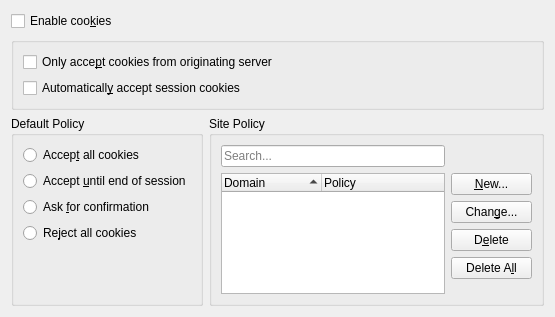
<?xml version="1.0" encoding="UTF-8"?>
<ui version="4.0">
 <class>KCookiePoliciesUI</class>
 <widget class="QWidget" name="KCookiePoliciesUI">
  <property name="geometry">
   <rect>
    <x>0</x>
    <y>0</y>
    <width>555</width>
    <height>317</height>
   </rect>
  </property>
  <layout class="QGridLayout" name="gridLayout_2">
   <item row="0" column="0">
    <widget class="QCheckBox" name="cbEnableCookies">
     <property name="whatsThis">
      <string>&lt;qt&gt;
&lt;p&gt;Enable cookie support. Normally you will want to have cookie support enabled and customize it to suit your privacy needs.&lt;/p&gt;&lt;p&gt;
Please note that disabling cookie support might make many web sites unbrowsable.&lt;/p&gt;
&lt;/qt&gt;</string>
     </property>
     <property name="text">
      <string>Enable coo&amp;kies</string>
     </property>
    </widget>
   </item>
   <item row="1" column="0" colspan="2">
    <widget class="QGroupBox" name="bgPreferences">
     <layout class="QVBoxLayout">
      <item>
       <widget class="QCheckBox" name="cbRejectCrossDomainCookies">
        <property name="whatsThis">
         <string>&lt;qt&gt;
Reject the so called third-party cookies. These are cookies that originate from a site other than the one you are currently browsing. For example, if you visit &lt;b&gt;www.foobar.com&lt;/b&gt; while this option is on, only cookies that originate from www.foobar.com will be processed per your settings. Cookies from any other site will be rejected. This reduces the chances of site operators compiling a profile about your daily browsing habits.
&lt;/qt&gt;</string>
        </property>
        <property name="text">
         <string>Only acce&amp;pt cookies from originating server</string>
        </property>
       </widget>
      </item>
      <item>
       <widget class="QCheckBox" name="cbAutoAcceptSessionCookies">
        <property name="whatsThis">
         <string>&lt;p&gt;
Automatically accept temporary cookies meant to expire at the end of the current session. Such cookies will not be stored in your computer's hard drive or storage device. Instead, they are deleted when you close all applications (e.g. your browser) that use them.&lt;/p&gt;&lt;p&gt;&lt;u&gt;NOTE&lt;/u&gt; Checking this option overrides your default as well as site specific cookie policies for session cookies.&lt;/p&gt;</string>
        </property>
        <property name="text">
         <string>Automaticall&amp;y accept session cookies</string>
        </property>
       </widget>
      </item>
     </layout>
    </widget>
   </item>
   <item row="2" column="0">
    <widget class="QGroupBox" name="bgDefault">
     <property name="whatsThis">
      <string>&lt;qt&gt;
Determines how cookies received from a remote machine will be handled: 
&lt;ul&gt;
&lt;li&gt;&lt;b&gt;Ask&lt;/b&gt; will cause KDE to ask for your confirmation whenever a server wants to set a cookie.&lt;/li&gt;
&lt;li&gt;&lt;b&gt;Accept&lt;/b&gt; will cause cookies to be accepted without prompting you.&lt;/li&gt;
&lt;li&gt;&lt;b&gt;Accept until end of session&lt;/b&gt; will cause cookies to be accepted but they will expire at the end of the session.&lt;/li&gt;
&lt;li&gt;&lt;b&gt;Reject&lt;/b&gt; will cause the cookiejar to refuse all cookies it receives.&lt;/li&gt;
&lt;/ul&gt;&lt;p&gt;
&lt;u&gt;NOTE:&lt;/u&gt; Domain specific policies, which can be set below, always take precedence over the default policy.&lt;/p&gt;
&lt;/qt&gt;</string>
     </property>
     <property name="title">
      <string>Default Policy</string>
     </property>
     <layout class="QVBoxLayout">
      <item>
       <widget class="QRadioButton" name="rbPolicyAccept">
        <property name="text">
         <string>Accep&amp;t all cookies</string>
        </property>
       </widget>
      </item>
      <item>
       <widget class="QRadioButton" name="rbPolicyAcceptForSession">
        <property name="text">
         <string>Accept &amp;until end of session</string>
        </property>
       </widget>
      </item>
      <item>
       <widget class="QRadioButton" name="rbPolicyAsk">
        <property name="text">
         <string>Ask &amp;for confirmation</string>
        </property>
       </widget>
      </item>
      <item>
       <widget class="QRadioButton" name="rbPolicyReject">
        <property name="text">
         <string>Re&amp;ject all cookies</string>
        </property>
       </widget>
      </item>
      <item>
       <spacer name="verticalSpacer">
        <property name="orientation">
         <enum>Qt::Vertical</enum>
        </property>
        <property name="sizeHint" stdset="0">
         <size>
          <width>20</width>
          <height>40</height>
         </size>
        </property>
       </spacer>
      </item>
     </layout>
    </widget>
   </item>
   <item row="2" column="1">
    <widget class="QGroupBox" name="gbDomainSpecific">
     <property name="whatsThis">
      <string>&lt;qt&gt;
To add a new policy, simply click on the &lt;b&gt;Add...&lt;/b&gt; button and supply the necessary information. To change an existing policy, use the &lt;b&gt;Change...&lt;/b&gt; button and choose the new policy from the policy dialog box. Clicking on the &lt;b&gt;Delete&lt;/b&gt; button will remove the currently selected policy causing the default policy setting to be used for that domain, whereas &lt;b&gt;Delete All&lt;/b&gt; will remove all the site specific policies.
&lt;/qt&gt;</string>
     </property>
     <property name="title">
      <string>Site Policy</string>
     </property>
     <layout class="QGridLayout" name="gridLayout">
      <item row="0" column="0">
       <widget class="KTreeWidgetSearchLine" name="kListViewSearchLine">
        <property name="enabled">
         <bool>true</bool>
        </property>
        <property name="toolTip">
         <string>Search interactively for domains</string>
        </property>
        <property name="placeholderText">
         <string>Search...</string>
        </property>
       </widget>
      </item>
      <item row="1" column="0" rowspan="5">
       <widget class="QTreeWidget" name="policyTreeWidget">
        <property name="whatsThis">
         <string>&lt;qt&gt;
List of sites for which you have set a specific cookie policy. Specific policies override the default policy setting for these sites.
&lt;/qt&gt;</string>
        </property>
        <property name="selectionMode">
         <enum>QAbstractItemView::ExtendedSelection</enum>
        </property>
        <property name="rootIsDecorated">
         <bool>false</bool>
        </property>
        <property name="sortingEnabled">
         <bool>true</bool>
        </property>
        <property name="allColumnsShowFocus">
         <bool>true</bool>
        </property>
        <column>
         <property name="text">
          <string>Domain</string>
         </property>
        </column>
        <column>
         <property name="text">
          <string>Policy</string>
         </property>
        </column>
       </widget>
      </item>
      <item row="1" column="1">
       <widget class="QPushButton" name="pbNew">
        <property name="text">
         <string>&amp;New...</string>
        </property>
       </widget>
      </item>
      <item row="2" column="1">
       <widget class="QPushButton" name="pbChange">
        <property name="text">
         <string>Chan&amp;ge...</string>
        </property>
       </widget>
      </item>
      <item row="3" column="1">
       <widget class="QPushButton" name="pbDelete">
        <property name="text">
         <string>D&amp;elete</string>
        </property>
       </widget>
      </item>
      <item row="4" column="1">
       <widget class="QPushButton" name="pbDeleteAll">
        <property name="text">
         <string>Delete A&amp;ll</string>
        </property>
       </widget>
      </item>
      <item row="5" column="1">
       <spacer>
        <property name="orientation">
         <enum>Qt::Vertical</enum>
        </property>
        <property name="sizeType">
         <enum>QSizePolicy::Expanding</enum>
        </property>
        <property name="sizeHint" stdset="0">
         <size>
          <width>81</width>
          <height>47</height>
         </size>
        </property>
       </spacer>
      </item>
     </layout>
    </widget>
   </item>
  </layout>
 </widget>
 <customwidgets>
  <customwidget>
   <class>QLineEdit</class>
   <extends>QLineEdit</extends>
   <header>klineedit.h</header>
  </customwidget>
  <customwidget>
   <class>KTreeWidgetSearchLine</class>
   <extends>QLineEdit</extends>
   <header>ktreewidgetsearchline.h</header>
  </customwidget>
 </customwidgets>
 <resources/>
 <connections/>
</ui>
